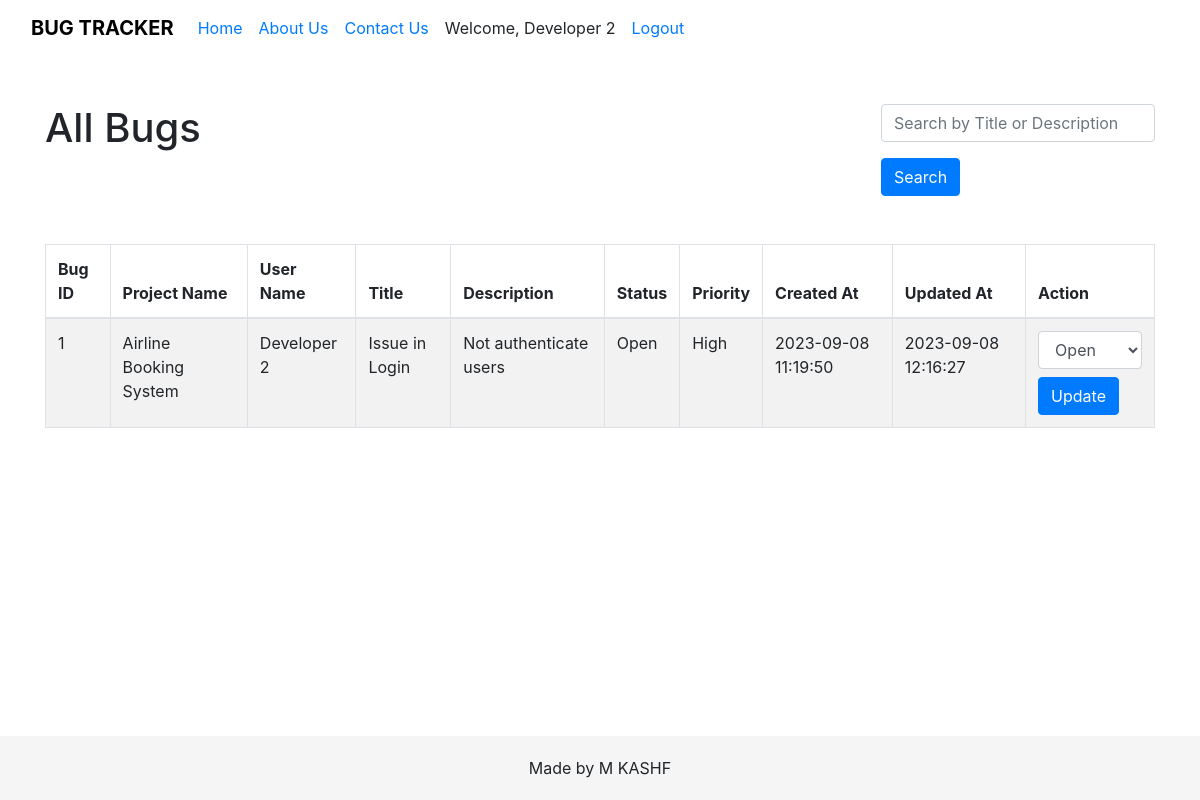
Page /developer_dashboard.php (signed in) on the committed database.
### tables this page shows
CREATE TABLE `bug` (
  `bug_id` int(11) NOT NULL,
  `project_id` int(11) NOT NULL,
  `user_id` int(11) NOT NULL,
  `title` varchar(255) NOT NULL,
  `description` text DEFAULT NULL,
  `status` enum('Open','In Progress','Resolved','Closed') NOT NULL DEFAULT 'Open',
  `priority` enum('Low','Medium','High') NOT NULL DEFAULT 'Medium',
  `created_at` timestamp NOT NULL DEFAULT current_timestamp(),
  `updated_at` timestamp NOT NULL DEFAULT current_timestamp() ON UPDATE current_timestamp()
);

CREATE TABLE `project` (
  `project_id` int(11) NOT NULL,
  `project_name` varchar(255) NOT NULL,
  `project_description` text DEFAULT NULL,
  `start_date` date DEFAULT NULL,
  `end_date` date DEFAULT NULL,
  `status` enum('Not Started','In Progress','Completed','On Hold') NOT NULL DEFAULT 'Not Started',
  `created_at` timestamp NOT NULL DEFAULT current_timestamp(),
  `updated_at` timestamp NOT NULL DEFAULT current_timestamp() ON UPDATE current_timestamp()
);

CREATE TABLE `user` (
  `user_id` int(11) NOT NULL,
  `username` varchar(255) NOT NULL,
  `password` varchar(255) NOT NULL,
  `email` varchar(255) NOT NULL,
  `user_role` enum('admin','developer','user') NOT NULL
);

### developer_dashboard.php (the view, shortened to what this page needs)
<?php
include 'header.php';
$logged_in_user_id = $_SESSION['user_id'];
$searchKeyword = "";
if ($_SERVER["REQUEST_METHOD"] == "POST" && isset($_POST['search'])) {
    $searchKeyword = mysqli_real_escape_string($conn, $_POST["searchKeyword"]);
    $query = "SELECT Bug.*, Project.project_name, User.username
              FROM Bug
              INNER JOIN Project ON Bug.project_id = Project.project_id
              INNER JOIN User ON Bug.user_id = User.user_id
              WHERE Bug.user_id = $logged_in_user_id
              AND Bug.status != 'Closed'
              AND (Bug.title LIKE '%$searchKeyword%' OR Bug.description LIKE '%$searchKeyword%')";
} else {
    $query = "SELECT Bug.*, Project.project_name, User.username
              FROM Bug
              INNER JOIN Project ON Bug.project_id = Project.project_id
              INNER JOIN User ON Bug.user_id = User.user_id
              WHERE Bug.user_id = $logged_in_user_id AND Bug.status != 'Closed'";
}
$result = mysqli_query($conn, $query);
?>
<!DOCTYPE html>
<html lang="en">
<head>
    <link rel="stylesheet" href="https://cdn.jsdelivr.net/npm/bootstrap@4.4.1/dist/css/bootstrap.min.css"
>
</head>
<body>
<div class="container mt-5">
    <h1 class="float-left">All Bugs</h1>
    <form class="float-right" method="POST" action="<?php echo htmlspecialchars($_SERVER["PHP_SELF"]); ?>">
        <div class="form-group">
            <input type="text" class="form-control" name="searchKeyword" placeholder="Search by Title or Description"
                   value="<?php echo $searchKeyword; ?>">
        </div>
        <button type="submit" name="search" class="btn btn-primary">Search</button>
    </form>
    <div class="clearfix"></div>
    <br><br>
    <?php
    if (mysqli_num_rows($result) > 0) {
        echo '<table class="table table-bordered table-striped">';
        echo '<thead>';
        echo '<tr>';
        echo '<th>Bug ID</th>';
        echo '<th>Project Name</th>';
        echo '<th>User Name</th>';
        echo '<th>Title</th>';
        echo '<th>Description</th>';
        echo '<th>Status</th>';
        echo '<th>Priority</th>';
        echo '<th>Created At</th>';
        echo '<th>Updated At</th>';
        echo '<th>Action</th>';
        echo '</tr>';
        echo '</thead>';
        echo '<tbody>';
        while ($row = mysqli_fetch_assoc($result)) {
            echo '<tr>';
            echo '<td>' . $row['bug_id'] . '</td>';
            echo '<td>' . $row['project_name'] . '</td>';
            echo '<td>' . $row['username'] . '</td>';
            echo '<td>' . $row['title'] . '</td>';
            echo '<td>' . $row['description'] . '</td>';
            echo '<td>' . $row['status'] . '</td>';
            echo '<td>' . $row['priority'] . '</td>';
            echo '<td>' . $row['created_at'] . '</td>';
            echo '<td>' . $row['updated_at'] . '</td>';
            echo '<td>';
            echo '<form action="update_bug_status.php" method="post">';
            echo '<select name="status" class="form-control">';
            echo '<option value="Open" ' . ($row['status'] === 'Open' ? 'selected' : '') . '>Open</option>';
            echo '</select>';
            echo '<button type="submit" class="btn btn-primary mt-2">Update</button>';
            echo '</form>';
            echo '</td>';
            echo '</tr>';
        }
        echo '</tbody>';
        echo '</table>';
    } else {
        echo 'No bugs found.';
    }
    ?>
</div>
</body>
</html>

### rows in the picture
bug: bug_id "1", project.project_name "Airline Booking System", user.username "Developer 2", title "Issue in Login", description "Not authenticate users", status "Open", priority "High", created_at "2023-09-08 11:19:50", updated_at "2023-09-08 12:16:27"

### other values in the picture
$_SESSION['username'] "Developer 2"
